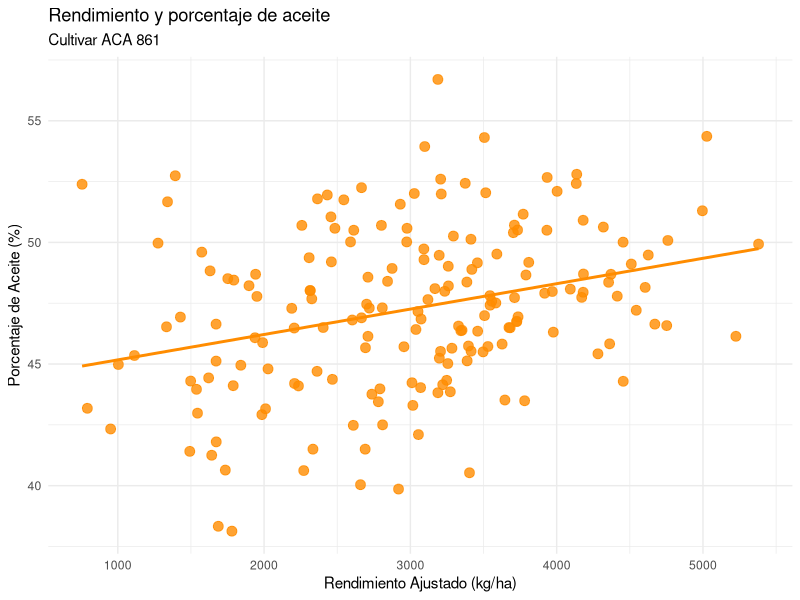
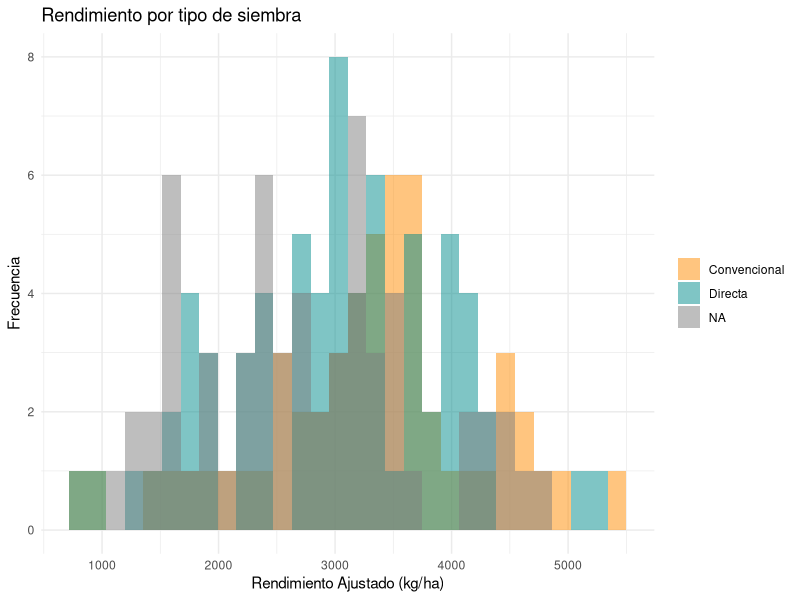

Write the R code that produced these figures, in order.
## ---- chunk 1
knitr::opts_chunk$set(echo = FALSE, 
                      message = FALSE,
                      warning = FALSE)

library(tidyverse)
## ---- chunk 2
cultivares <- read_csv("datos/RNG_small.csv")

resumen <- cultivares %>% 
  group_by(Cultivar) %>% 
  summarise(count = n(),
            rendimiento_ajustado_medio = round(mean(Rendimiento_Ajustado, na.rm = TRUE), 2))

resumen %>% 
  knitr::kable(col.names = c("Localidad", "Cantidad", "Rendimiento Ajustado Medio"),
               align = "lcc",
               caption = "Resumen de los Cultivares en el dataset.")
## ---- chunk 3
cultivares %>% 
  filter(Cultivar == "ACA 861") %>% 
  ggplot(aes(x = Rendimiento_Ajustado, y = Aceite_porcentaje)) +
  geom_point(color = "darkorange",
             size = 3,
             alpha = 0.8) +
  geom_smooth(method = "lm", se = FALSE, color = "darkorange") +
  theme_minimal() +
  labs(title = "Rendimiento y porcentaje de aceite",
       subtitle = "Cultivar ACA 861",
       x = "Rendimiento Ajustado (kg/ha)",
       y = "Porcentaje de Aceite (%)",
       color = "Cultivar") 
## ---- chunk 4
cultivares %>% 
  filter(Cultivar == "ACA 861") %>%
  ggplot(aes(x = Rendimiento_Ajustado)) +
  geom_histogram(aes(fill = Tipo_Siembra),
                 alpha = 0.5,
                 position = "identity") +
  scale_fill_manual(values = c("darkorange", "cyan4", "purple")) +
  theme_minimal() +
  labs(x = "Rendimiento Ajustado (kg/ha)",
       y = "Frecuencia",
       fill = NULL,
       title = "Rendimiento por tipo de siembra")
## ---- chunk 5
rendimiento_localidad <- cultivares %>% 
  filter(Cultivar == "ACA 861") %>%
  group_by(Localidad) %>% 
  summarise(count = n(),
            rendimiento_ajustado_medio = round(mean(Rendimiento_Ajustado, na.rm = TRUE), 2)) 

rendimiento_localidad <- rendimiento_localidad %>% 
  arrange(desc(rendimiento_ajustado_medio))

rendimiento_localidad %>%
  knitr::kable(col.names = c("Cultivar", "Cantidad", "Rendimiento Ajustado Medio"),
               align = "lcc",
               caption = "Resumen de los Cultivares en el dataset.")
